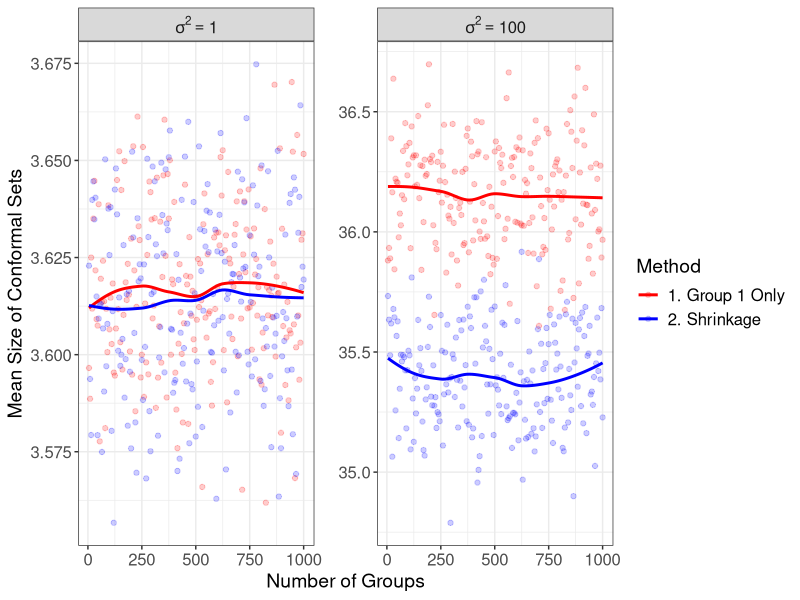

Write the R code that produced this figure.
# Size plots for shrinkage methods

library(tidyverse)
library(data.table)

# Create theme
paper_theme <- theme_bw() +
  theme(plot.title = element_text(hjust = 0.5, size = 16),
        plot.subtitle = element_text(hjust = 0.5, size = 14),
        legend.title = element_text(size = 14),
        axis.title = element_text(size = 14),
        legend.text = element_text(size = 12),
        axis.text = element_text(size = 12),
        strip.text = element_text(size = 12),
        panel.spacing = unit(1.2, "lines"))

# Read in data
method_1 <- fread(file = "sim_data/section_5/method_1.csv") %>%
  mutate(Method = "1. Group 1 Only")

method_2 <- fread(file = "sim_data/section_5/method_2.csv") %>%
  mutate(Method = "2. Shrinkage")

# Merge results across methods
results <- rbind(method_1, method_2)

########################
##### Create plots #####
########################

size_resid <- results %>%
  mutate(sigma_sq = factor(sigma_sq, levels = c(1, 100),
                           labels = c("sigma^2==1", "sigma^2==100"))) %>%
  ggplot(aes(x = k, y = avg_length, col = Method)) +
  facet_wrap(. ~ sigma_sq, scale = "free_y", labeller = label_parsed) +
  geom_point(alpha = 0.2) +
  geom_smooth(method = "loess", formula = y ~ x, se = F) +
  scale_color_manual(values = c("red", "blue")) +
  labs(y = "Mean Size of Conformal Sets",
       x = "Number of Groups") +
  paper_theme +
  theme(plot.title = NULL,
        plot.subtitle = NULL)

######################
##### Save plots #####
######################

ggsave(plot = size_resid,
       filename = "sim_figures/section_5/shrinkage_size.pdf",
       width = 8.5, height = 3)
